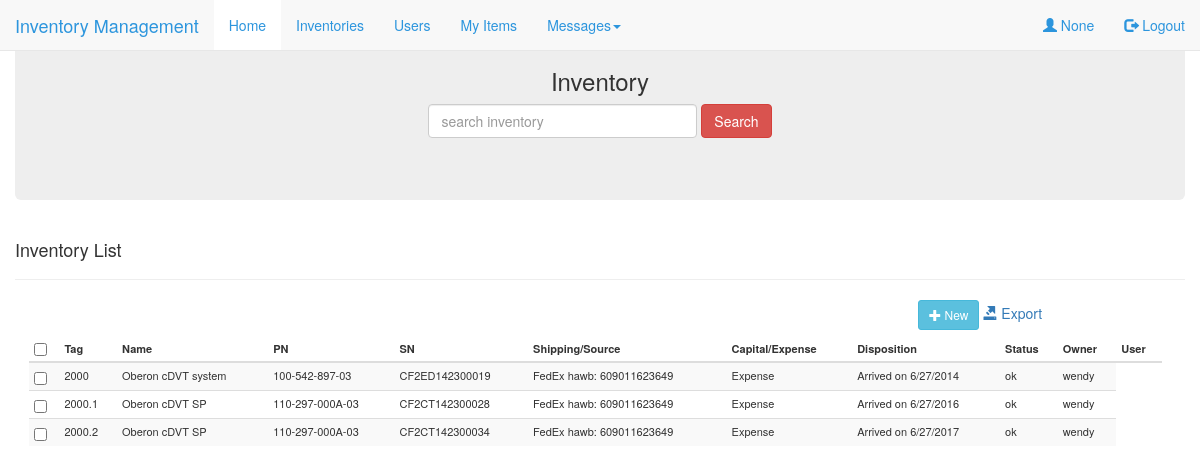
Page /home on the earlier database version.
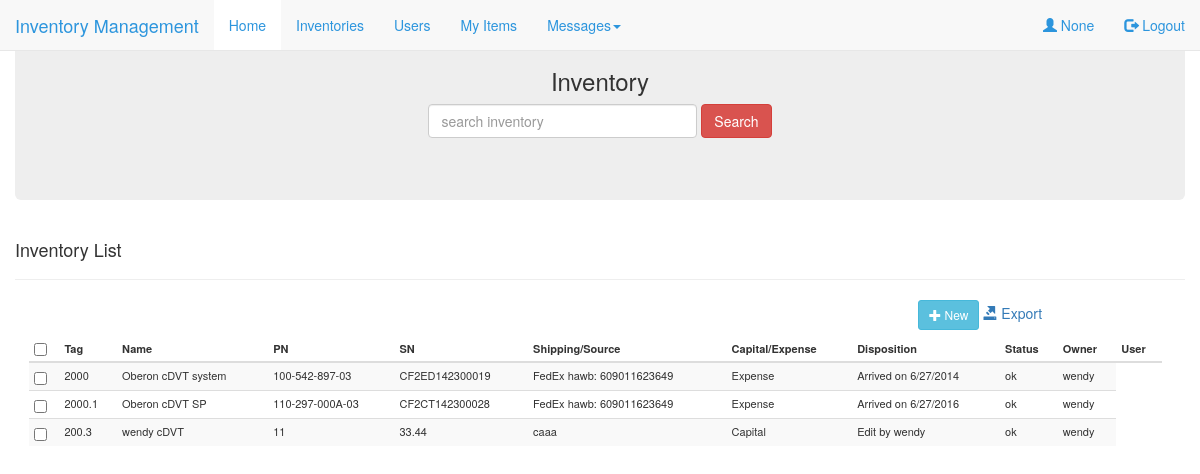
Same page on the later database version.
### IM/model/Inventory.py (models this page shows, shortened)
class Inventory(db.Model):
    __searchable__ = ['tag', 'name']
    id = db.Column(db.Integer, primary_key = True, autoincrement=True)
    tag = db.Column(db.String(64), index=True)
    name = db.Column(db.String(64), index=True)
    PN = db.Column(db.String(64), index=True)
    SN = db.Column(db.String(64), unique=True, index=True)
    shipping = db.Column(db.String(64))
    capital = db.Column(db.String(64))
    disposition = db.Column(db.String(128))
    status = db.Column(db.String(64), index=True)
    owner = db.Column(db.String(64), db.ForeignKey('user.username'))
    user = db.relationship('User')

### IM/router/app_route.py (the view)
@app.route('/home', methods=['GET'])
def home():
    return render_template('mainbody.html',
                            name = session.get('username'),
                            invs = InvDao.get_all_invs(),
                            title = "Hello",
                            task = "inventory")

### IM/dao/InvDao.py (called while the page is built)
    @staticmethod
    def get_all_invs():
        return Inventory.query.all()

### IM/templates/mainbody.html (shortened to what this page needs)
{% extends "index.html" %}
{% block showcontent %}
<div class="container-fluid mainbody">
	<div class="jumbotron text-center">
		<h3>Inventory </h3>
		<form class="form-inline">
				<input type="text" class="form-control" size="30" placeholder="search inventory" id="search-inventory"></input>
				<button type="button" class="btn btn-danger">Search</button>
		</form>
	</div>
		<div class="page-header">
    			<h4>Inventory List</h4>
 		</div>
		<div class="flip-container" align="center" id="Inventories">
			<div class="container-fluid">
				<div class="row">
					<div class="col-sm-8">
					</div>
					<div class="col-sm-4">
						<button type="button" class="btn btn-info btn-sm new-btn">
							<span class="glyphicon glyphicon-plus"></span> New
						</button>
						<a href="/static/export_file/export.xls" download="export" id="export-excel">
		        			<span class="glyphicon glyphicon-export"></span> Export
						</a>
					</div>
				</div>
			</div>
			<div class="flipper">
				<div class="front">
					<table class="table table-condensed table-striped inventory-table"  align="center">
						<thead>
							<tr>
								<th><input type="checkbox" id="check-head"/></th>
								<th>Tag</th>
								<th>Name</th>
								<th>PN</th>
					        	<th>SN</th>
					        	<th>Shipping/Source</th>
					        	<th>Capital/Expense</th>
					        	<th>Disposition</th>
					        	<th>Status</th>
					        	<th>Owner</th>
					        	<th>User</th>
							</tr>
						</thead>
						<tbody>
						{% for inv in invs %}
							<tr>
								<td><input type="checkbox" class="check-item"/></td>
								<td>{{inv.tag}}</td>
								<td>{{inv.name}}</td>
								<td>{{inv.PN}}</td>
								<td>{{inv.SN}}</td>
								<td>{{inv.shipping}}</td>
								<td>{{inv.capital}}</td>
								<td>{{inv.disposition}}</td>
								<td>{{inv.status}}</td>
								<td>{{inv.owner}}</td>
							</tr>
						{% endfor %}
						</tbody>
					</table>
				</div>
				<div class="back">
				</div>
			</div>
		</div>
</div>
{% endblock %}

### IM/templates/index.html (shortened to what this page needs)
{% extends "base.html" %}
{% block content %}
<nav class="navbar navbar-default navbar-fixed-top">
  <div class="container-fluid">
    <div class="navbar-header">
      <a class="navbar-brand" href="#">Inventory Management</a>
    </div>
    <ul class="nav navbar-nav">
      <li class="active"><a href="#">Home</a></li>
      <li><a href="#">Inventories</a></li>
      <li><a href="#">Users</a></li>
      <li><a href="#">My Items</a></li>
      <li class="dropdown">
      	<a class="dropdown-toggle" data-toggle="dropdown" href="#">Messages<span class="caret"></span>
      	</a>
      </li>
    </ul>
    <ul class="nav navbar-nav navbar-right">
      <li><a href="#"><span class="glyphicon glyphicon-user"></span> {{name}}</a></li>
      <li><a href="/login"><span class="glyphicon glyphicon-log-out"></span> Logout</a></li>
    </ul>
  </div>
</nav>
<div>
	{% if task == 'inventory' %}
		{% block showcontent %}{% endblock %}
	{% endif %}
</div>
{% endblock %}

### IM/templates/base.html (shortened to what this page needs)
<html>
	<head id="header" role="banner">
    	<link href="{{url_for('static', filename='css/style.css')}}" rel='stylesheet'>
    	<link href="{{url_for('static', filename='css/login.css')}}" rel='stylesheet'>
		<link rel="stylesheet" href="{{url_for('static', filename='css/bootstrap.min.css')}}">
    	<link rel="stylesheet" href="{{url_for('static', filename='css/jquery-ui.min.css')}}"></script>
	</head>
  	<body>
	    {% block content %}{% endblock %}
	</body>
</html>

### IM/static/css/style.css (style rules this page uses)
.flip-container { perspective: 1000; }
.flip-container, .front, .back { width: 99%; height: 33em; }
.flipper { transition: 1s; transform-style: preserve-3d; position: relative; margin-left: 1em; margin-top: 0.3em; }
.front, .back { backface-visibility: hidden; border-radius: 5px; position: absolute; top: 0; left: 0; overflow: auto; }
.front { z-index: 2; }
.back { transform: rotateY(180deg); }
.inventory-table { padding-left: 1em; padding-top: 0.5em; }
.navbar li a, .navbar .navbar-brand { color: #2c95dd !important; }
.navbar-nav li a:hover, .navbar-nav li.active a { color: #2c95dd !important; background-color: #fff !important; }
.table { font-size: 11px; }

Differences in the rows shown:
changed Inventory: tag "2000.2" → "200.3"; name "Oberon cDVT SP" → "wendy cDVT"; PN "110-297-000A-03" → "11"; SN "CF2CT142300034" → "33.44"; shipping "FedEx hawb: 609011623649" → "caaa"; capital "Expense" → "Capital"; disposition "Arrived on 6/27/2017" → "Edit by wendy"
